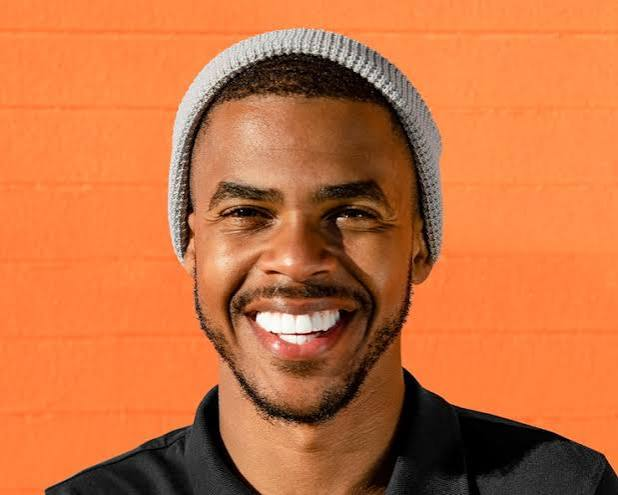
#> input picture images (4).jpg, 618 x 495 px
$ python -i emotion_model.py   (imports and definitions only)
#> lines starting #> are read from the running program, lines starting #| are printed output that depends on the picture
#> further down, picture is the input picture: shape (495, 618, 3); mean B, G, R 63.9, 112.9, 198.6
import cv2
import numpy as np
from typing import List, Dict, Any, Tuple

class EmotionDetector:
    EMOTIONS = ["Angry", "Disgust", "Fear", "Happy", "Neutral", "Sad", "Surprise"]

    EMOTION_EMOJIS = {
        "Happy": "😊",
        "Sad": "😢",
        "Angry": "😠",
        "Surprise": "😲",
        "Fear": "😨",
        "Disgust": "🤢",
        "Neutral": "😐"
    }

    EMOTION_COLORS = {
        "Happy": "#10b981",    # Emerald
        "Surprise": "#f59e0b", # Amber
        "Neutral": "#06b6d4",  # Cyan
        "Sad": "#6366f1",      # Indigo
        "Angry": "#ef4444",    # Red
        "Fear": "#8b5cf6",     # Purple
        "Disgust": "#84cc16"   # Lime
    }

    def __init__(self):
        # Load OpenCV cascades for face, eye, and smile detection
        self.face_cascade = cv2.CascadeClassifier(
            cv2.data.haarcascades + "haarcascade_frontalface_default.xml"
        )
        self.eye_cascade = cv2.CascadeClassifier(
            cv2.data.haarcascades + "haarcascade_eye.xml"
        )
        self.smile_cascade = cv2.CascadeClassifier(
            cv2.data.haarcascades + "haarcascade_smile.xml"
        )
        print("[EmotionDetector] Initialized computer vision cascades successfully.")

    def detect_emotions(self, frame_bgr: np.ndarray) -> List[Dict[str, Any]]:
        """
        Processes a BGR image frame and returns a list of detected faces
        along with emotion probabilities, dominant emotion, and bounding boxes.
        """
        h, w = frame_bgr.shape[:2]
#> h = 495; w = 618
        gray = cv2.cvtColor(frame_bgr, cv2.COLOR_BGR2GRAY)
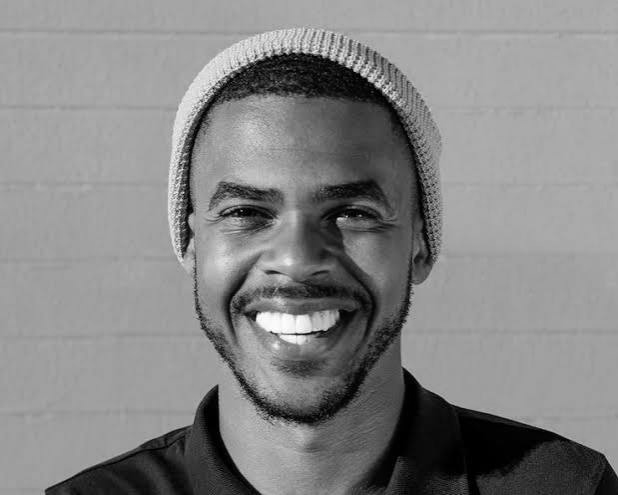
#> gray: shape (495, 618); min 0, max 255, mean 133

        # Optimize contrast with histogram equalization
        gray_eq = cv2.equalizeHist(gray)
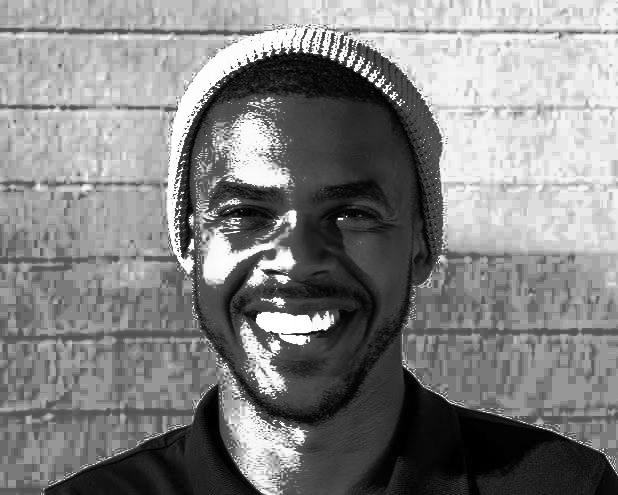
#> gray_eq: shape (495, 618); min 0, max 255, mean 130.1

        # Detect faces with tuned parameters
        faces = self.face_cascade.detectMultiScale(
            gray_eq,
            scaleFactor=1.1,
            minNeighbors=5,
            minSize=(60, 60),
            flags=cv2.CASCADE_SCALE_IMAGE
        )
#> faces = ()

        results = []

        for (x, y, fw, fh) in faces:
            roi_gray = gray_eq[y:y+fh, x:x+fw]
            roi_color = frame_bgr[y:y+fh, x:x+fw]

            # 1. Geometric facial feature analysis
            # Detect eyes in upper 55% of face
            upper_face = roi_gray[0:int(fh * 0.55), :]
            eyes = self.eye_cascade.detectMultiScale(
                upper_face,
                scaleFactor=1.1,
                minNeighbors=4,
                minSize=(int(fw * 0.15), int(fh * 0.15))
            )

            # Detect smile in lower 50% of face
            lower_face = roi_gray[int(fh * 0.50):fh, :]
            smiles = self.smile_cascade.detectMultiScale(
                lower_face,
                scaleFactor=1.3,
                minNeighbors=15,
                minSize=(int(fw * 0.25), int(fh * 0.15))
            )

            # 2. Gradient & texture analysis for brow furrowing / tension
            brow_region = roi_gray[int(fh * 0.15):int(fh * 0.35), int(fw * 0.2):int(fw * 0.8)]
            brow_variance = np.var(brow_region) if brow_region.size > 0 else 0

            # Mouth region aspect ratio and openness
            mouth_region = lower_face[int(fh * 0.15):int(fh * 0.45), int(fw * 0.2):int(fw * 0.8)]
            mouth_mean_intensity = np.mean(mouth_region) if mouth_region.size > 0 else 128

            # Eye openness & symmetry
            eye_count = len(eyes)
            smile_count = len(smiles)

            # 3. Probabilistic Emotion Model (Softmax scoring based on multi-cue fusion)
            raw_scores = {
                "Happy": 0.1,
                "Neutral": 0.35,
                "Surprise": 0.1,
                "Sad": 0.15,
                "Angry": 0.1,
                "Fear": 0.08,
                "Disgust": 0.07
            }

            # Smile cues
            if smile_count > 0:
                # Strong smile detected
                smile_intensity = min(1.0, smile_count * 0.6)
                raw_scores["Happy"] += 2.2 * smile_intensity
                raw_scores["Neutral"] *= 0.2
                raw_scores["Sad"] *= 0.1
                raw_scores["Angry"] *= 0.1
            else:
                # Lip curvature check
                if mouth_mean_intensity < 90:
                    # Open mouth (Surprise or Happy)
                    if eye_count >= 2:
                        raw_scores["Surprise"] += 1.6
                        raw_scores["Fear"] += 0.5
                elif mouth_mean_intensity > 150:
                    raw_scores["Sad"] += 0.4
                    raw_scores["Neutral"] += 0.3

            # Brow furrow / tension cues (Angry vs Sad vs Neutral)
            if brow_variance > 1800:
                raw_scores["Angry"] += 1.4
                raw_scores["Disgust"] += 0.8
                raw_scores["Neutral"] *= 0.4
            elif brow_variance > 1200:
                raw_scores["Sad"] += 0.9
                raw_scores["Fear"] += 0.5

            # Eye cues
            if eye_count >= 2:
                eye_w = sum(e[2] for e in eyes) / eye_count
                if eye_w > fw * 0.22:
                    raw_scores["Surprise"] += 1.2
                    raw_scores["Fear"] += 0.6
            elif eye_count == 0:
                # Squinting or blinking
                raw_scores["Happy"] += 0.3
                raw_scores["Disgust"] += 0.5

            # Softmax normalization
            exp_scores = {k: np.exp(v) for k, v in raw_scores.items()}
            sum_exp = sum(exp_scores.values())
            probabilities = {k: round((v / sum_exp) * 100, 1) for k, v in exp_scores.items()}

            # Find dominant emotion
            dominant_emotion = max(probabilities.items(), key=lambda item: item[1])[0]
            confidence = probabilities[dominant_emotion]

            # Format landmarks for UI display
            formatted_eyes = [[int(x + ex), int(y + ey), int(ew), int(eh)] for (ex, ey, ew, eh) in eyes]
            formatted_smiles = [[int(x + sx), int(y + int(fh * 0.5) + sy), int(sw), int(sh)] for (sx, sy, sw, sh) in smiles]

            results.append({
                "bbox": {
                    "x": int(x),
                    "y": int(y),
                    "width": int(fw),
                    "height": int(fh)
                },
                "dominant_emotion": dominant_emotion,
                "confidence": confidence,
                "emoji": self.EMOTION_EMOJIS.get(dominant_emotion, "😐"),
                "color": self.EMOTION_COLORS.get(dominant_emotion, "#06b6d4"),
                "probabilities": probabilities,
                "landmarks": {
                    "eyes": formatted_eyes,
                    "smiles": formatted_smiles
                }
            })
#> this loop made 0 passes
#> after the loop, results = []

        return results

>>> import cv2
>>> picture = cv2.imread('../images (4).jpg')
>>> result = EmotionDetector().detect_emotions(picture)
#> result = []
